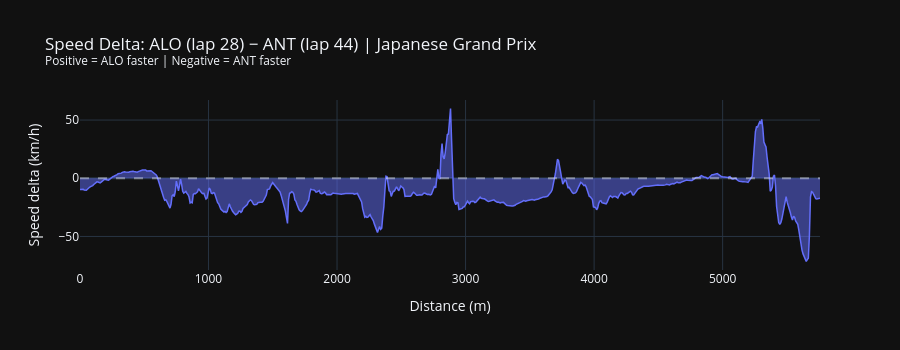

Notebook source saved alongside this figure:
### Code cell
# ── 3.2 Speed delta trace ─────────────────────────────────────────────────────
# Positive = Driver A faster at that point on track.
# Use the interpolated grid computed in section 2.5.
fig = go.Figure()

fig.add_trace(go.Scatter(
    x=dist_grid, y=speed_delta,
    mode="lines",
    name=f"{DRIVER_A} − {DRIVER_B}",
    line=dict(width=1.5),
    fill="tozeroy",
))
fig.add_hline(y=0, line_dash="dash", line_color="white", opacity=0.4)

fig.update_layout(
    title=(
        f"Speed Delta: {DRIVER_A} (lap {LAP_A}) − {DRIVER_B} (lap {LAP_B}) | {round_name}<br>"
        f"<sup>Positive = {DRIVER_A} faster | Negative = {DRIVER_B} faster</sup>"
    ),
    xaxis_title="Distance (m)",
    yaxis_title="Speed delta (km/h)",
    template=PLOTLY_TEMPLATE,
    height=350,
    hovermode="x unified",
)
fig.show()

### Figure 1 — Plotly figure (JSON) as saved in the notebook; plotly's stock layout.template omitted (floating-point values rounded to 4 significant figures; data arrays with more than 128 entries replaced by an {"elided": "..."} marker saying what was removed)
{"data": [{"fill": "tozeroy", "line": {"width": 1.5}, "mode": "lines", "name": "ALO − ANT", "type": "scatter", "x": {"elided": "700 float values"}, "y": {"elided": "700 float values"}}], "layout": {"height": 350, "hovermode": "x unified", "shapes": [{"line": {"color": "white", "dash": "dash"}, "opacity": 0.4, "type": "line", "x0": 0, "x1": 1, "xref": "x domain", "y0": 0, "y1": 0, "yref": "y"}], "title": {"text": "Speed Delta: ALO (lap 28) − ANT (lap 44) | Japanese Grand Prix<br><sup>Positive = ALO faster | Negative = ANT faster</sup>"}, "xaxis": {"title": {"text": "Distance (m)"}}, "yaxis": {"title": {"text": "Speed delta (km/h)"}}}}
